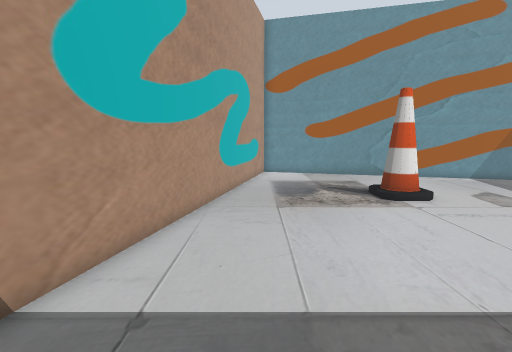
View 1 (above)

12 first-person views from a walk through a Gazebo world. The camera is 0.61 m above the floor, tilts 8° down and sees 85° across. The floor is counted in squares, 0.25 m on a side. Each view is taken from the middle of a square. On the plan, view 1 faces up. The plan holds only what a view shows up to about 18 squares ahead; the rest is blank.

View 2
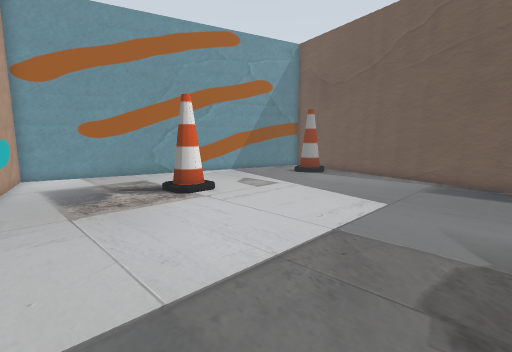

View 3
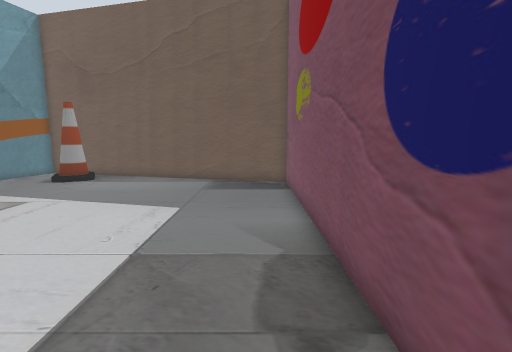

View 4
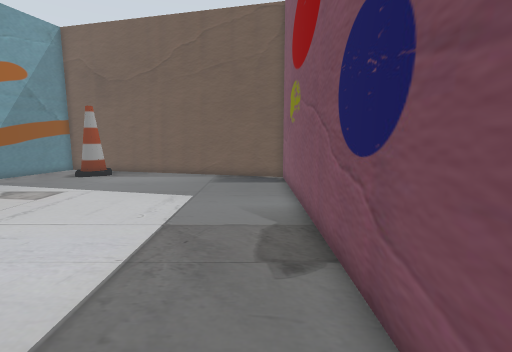

View 5
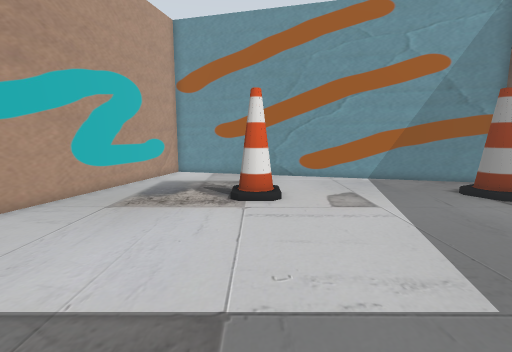

View 6
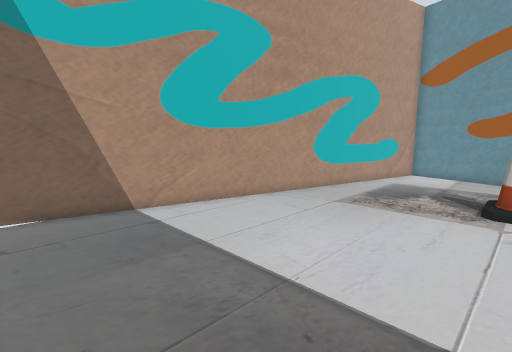

View 7
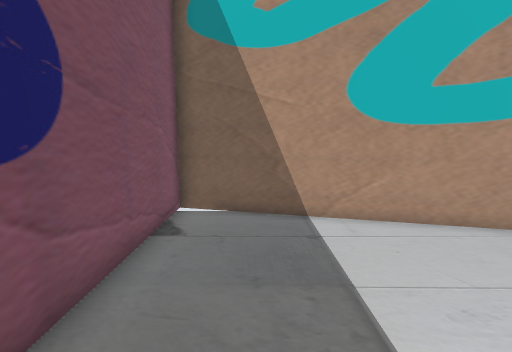

View 8
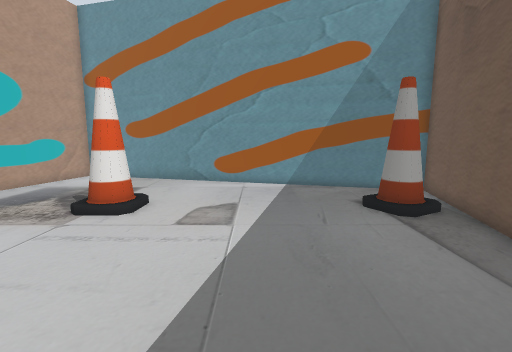

View 9
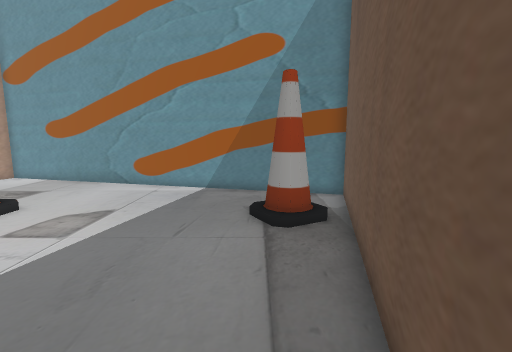

View 10
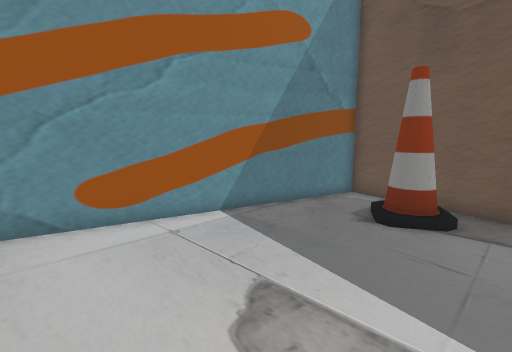

View 11
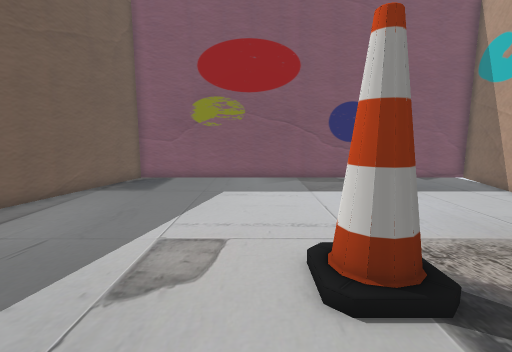

View 12
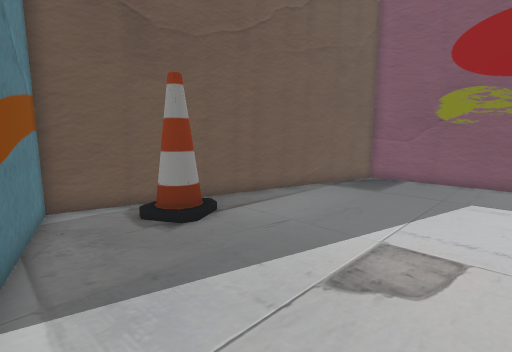

### Floor plan
Points are (right, up) in squares from view 1. A wall is a line through its corners. A room is listed if a view was taken in it or the views show most of it. See-through windows are left out.
Room 1 (views 1, 2, 3, 4, 5, 6, 7, 8, 9, 10, 11, 12)
walls: (14.9, -0.6) (18.7, 14.7) (0.6, 19.5) (-4.5, -0.6) (14.9, -0.6)
objects: cone (5, 11) to (7, 12); cone (16, 11) to (16, 12)

Positions as (right, up) in squares from view 1, and headings:
1: (0, 0), facing up
2: (-1, 0), facing up-right
3: (0, 1), facing right
4: (-2, 1), facing right
5: (6, 0), facing up
6: (6, 0), facing up-left
7: (5, 2), facing left
8: (11, 2), facing up
9: (15, 3), facing up
10: (7, 9), facing up-right
11: (8, 16), facing down
12: (8, 16), facing down-right
